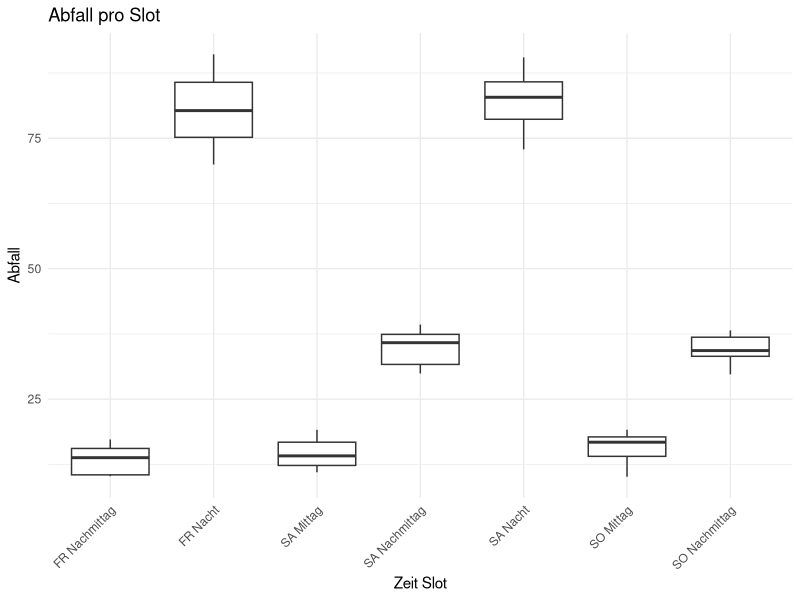

Write the R code that produced this figure.
## ---- chunk 1
#| echo: false
# Load required libraries
library(ggplot2)
library(tidyr)
library(dplyr)
library(scales)

slots <- c("FR Nachmittag", "FR Nacht", "SA Mittag", "SA Nachmittag", "SA Nacht", "SO Mittag", "SO Nachmittag")
wetter_probs <- c(2/3, 1/3)
first_slot <- c(0.10, 0.20)
rest_slots <- c(0.3, 0.4)
bad_weather_factor <- 0.7
essen_e <- c(2, 1, 3)
essen_sd <- c(2, 1, 1)
trinken_e <- c(1, 2, 4)
trinken_sd <- c(1, 1, 3)
nsim <- 10
abfall_produziert <- 0
abfall_gewicht_pro_einheit <- 0.000015 # gweicht in tonnen

calc_mu <- function(E, sd){
  return (log(E) - sd^(2) / 2)
}

essen_mu <- calc_mu(essen_e, essen_sd)
trinken_mu <- calc_mu(trinken_e, trinken_sd)

M <- matrix(NA, nrow = nsim, ncol = length(slots))

for (i in 1:nsim) {
  anzahl_personen <- rpois(1, 2200000)
  wetter_schoen <- sample(c(TRUE, FALSE), size = 1, prob = wetter_probs)
  
  temp_first <- first_slot
  temp_rest <- rest_slots
  
  if (!wetter_schoen) {
    temp_rest <- c(rest_slots[1] * bad_weather_factor, rest_slots[2] * bad_weather_factor)
    temp_first <- c(first_slot[1] * bad_weather_factor, first_slot[2] * bad_weather_factor)
  }
  
  besucher_pro_slot <- c(runif(1, min = first_slot[1], max = first_slot[2]) * anzahl_personen,
                         runif(1, min = rest_slots[1], max = rest_slots[2]) * anzahl_personen,
                         runif(1, min = first_slot[1], max = first_slot[2]) * anzahl_personen,
                         runif(1, min = rest_slots[1], max = rest_slots[2]) * anzahl_personen,
                         runif(1, min = rest_slots[1], max = rest_slots[2]) * anzahl_personen,
                         runif(1, min = first_slot[1], max = first_slot[2]) * anzahl_personen,
                         runif(1, min = rest_slots[1], max = rest_slots[2]) * anzahl_personen)
  
  besucher_pro_slot <- round(besucher_pro_slot)
  #print(sum(besucher_pro_slot))
  
  abfall_pro_slot <- c()
  current_time <- 2
  for (n in 1:length(besucher_pro_slot)) {
    abfall_pro_slot[n] <- sum(rlnorm(besucher_pro_slot[n], essen_mu[current_time], essen_sd[current_time])) + sum(rlnorm(besucher_pro_slot[n], trinken_mu[current_time], trinken_sd[current_time]))
    
    if (current_time == 3) {
    current_time <- 1}
    else {current_time <- current_time + 1}

  }
  M[i,] <- abfall_pro_slot * abfall_gewicht_pro_einheit
}

# Convert the matrix to a data frame
df <- as.data.frame(M)
colnames(df) <- slots

# Reshape the data to long format
df_long <- df %>%
  pivot_longer(cols = everything(), names_to = "Slot", values_to = "Abfall")

# Create the boxplot using ggplot2
ggplot(df_long, aes(x = Slot, y = Abfall)) +
  geom_boxplot() +
  scale_y_continuous(labels = label_comma()) +
  labs(title = "Abfall pro Slot", x = "Zeit Slot", y = "Abfall") +
  theme_minimal() +
  theme(axis.text.x = element_text(angle = 45, hjust = 1))

(mean(rowSums(M)))

## ---- chunk 2
